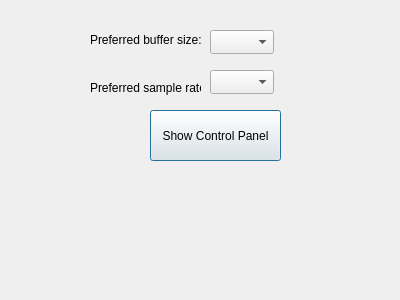
<?xml version="1.0" encoding="UTF-8"?>
<ui version="4.0">
 <class>Dialog</class>
 <widget class="QDialog" name="Dialog">
  <property name="geometry">
   <rect>
    <x>0</x>
    <y>0</y>
    <width>400</width>
    <height>300</height>
   </rect>
  </property>
  <property name="windowTitle">
   <string>Dialog</string>
  </property>
  <widget class="QComboBox" name="comboBox">
   <property name="geometry">
    <rect>
     <x>210</x>
     <y>30</y>
     <width>64</width>
     <height>24</height>
    </rect>
   </property>
  </widget>
  <widget class="QComboBox" name="comboBox_2">
   <property name="geometry">
    <rect>
     <x>210</x>
     <y>70</y>
     <width>64</width>
     <height>24</height>
    </rect>
   </property>
  </widget>
  <widget class="QLabel" name="label">
   <property name="geometry">
    <rect>
     <x>90</x>
     <y>30</y>
     <width>111</width>
     <height>20</height>
    </rect>
   </property>
   <property name="text">
    <string>Preferred buffer size:</string>
   </property>
  </widget>
  <widget class="QLabel" name="label_2">
   <property name="geometry">
    <rect>
     <x>90</x>
     <y>80</y>
     <width>111</width>
     <height>16</height>
    </rect>
   </property>
   <property name="text">
    <string>Preferred sample rate:</string>
   </property>
  </widget>
  <widget class="QPushButton" name="pushButton">
   <property name="geometry">
    <rect>
     <x>150</x>
     <y>110</y>
     <width>131</width>
     <height>51</height>
    </rect>
   </property>
   <property name="text">
    <string>Show Control Panel</string>
   </property>
  </widget>
 </widget>
 <resources/>
 <connections/>
</ui>
